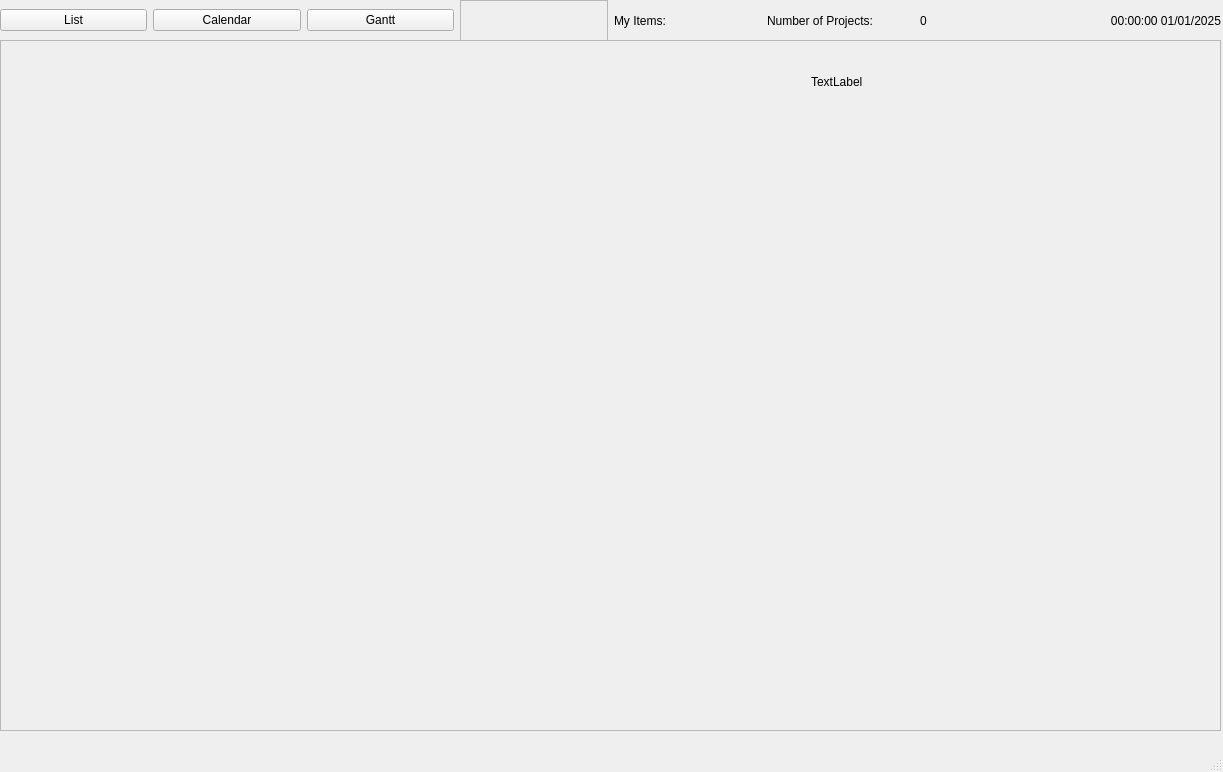
<?xml version="1.0" encoding="UTF-8"?>
<ui version="4.0">
 <class>MainWindow</class>
 <widget class="QMainWindow" name="MainWindow">
  <property name="geometry">
   <rect>
    <x>0</x>
    <y>0</y>
    <width>1223</width>
    <height>772</height>
   </rect>
  </property>
  <property name="windowTitle">
   <string>MainWindow</string>
  </property>
  <widget class="QWidget" name="centralwidget">
   <!-- Top Bar Layout -->
   <widget class="QWidget" name="horizontalLayoutWidget">
    <property name="geometry">
     <rect>
      <x>0</x>
      <y>0</y>
      <width>1221</width>
      <height>41</height>
     </rect>
    </property>
    <layout class="QHBoxLayout" name="horizontalLayout">
     <!-- pushButton_3 renamed to "List" -->
     <item>
      <widget class="QPushButton" name="pushButton_3">
       <property name="text">
        <string>List</string>
       </property>
      </widget>
     </item>

     <!-- REMOVED pushButton_4 (Hạn Chót) -->

     <!-- pushButton renamed to "Calendar" -->
     <item>
      <widget class="QPushButton" name="pushButton">
       <property name="text">
        <string>Calendar</string>
       </property>
      </widget>
     </item>

     <!-- pushButton_2 remains "Gantt" -->
     <item>
      <widget class="QPushButton" name="pushButton_2">
       <property name="text">
        <string>Gantt</string>
       </property>
      </widget>
     </item>

     <!-- Frame for spacing (unchanged) -->
     <item>
      <widget class="QFrame" name="frame">
       <property name="frameShape">
        <enum>QFrame::StyledPanel</enum>
       </property>
       <property name="frameShadow">
        <enum>QFrame::Raised</enum>
       </property>
      </widget>
     </item>

     <!-- label_3 renamed to "My Items:" -->
     <item>
      <widget class="QLabel" name="label_3">
       <property name="text">
        <string>My Items:</string>
       </property>
      </widget>
     </item>

     <!-- label renamed to "Number of Projects:" -->
     <item>
      <widget class="QLabel" name="label">
       <property name="text">
        <string>Number of Projects:</string>
       </property>
      </widget>
     </item>

     <!-- NEW label for project count -->
     <item>
      <widget class="QLabel" name="label_project_count">
       <property name="text">
        <string>0</string>
       </property>
      </widget>
     </item>

     <!-- REMOVED label_2 (Bình luận) -->
     <!-- REMOVED pushButton_5 (Đánh dấu đã đọc tất cả) -->

     <!-- Clock label remains label_clock -->
     <item>
      <widget class="QLabel" name="label_clock">
       <property name="text">
        <string>00:00:00 01/01/2025</string>
       </property>
       <property name="alignment">
        <set>Qt::AlignRight|Qt::AlignVCenter</set>
       </property>
      </widget>
     </item>
    </layout>
   </widget>

   <!-- Main Vertical Layout (ScrollArea) -->
   <widget class="QWidget" name="verticalLayoutWidget">
    <property name="geometry">
     <rect>
      <x>0</x>
      <y>40</y>
      <width>1221</width>
      <height>691</height>
     </rect>
    </property>
    <layout class="QVBoxLayout" name="verticalLayout">
     <item>
      <widget class="QScrollArea" name="scrollArea">
       <property name="widgetResizable">
        <bool>true</bool>
       </property>
       <widget class="QWidget" name="scrollAreaWidgetContents">
        <property name="geometry">
         <rect>
          <x>0</x>
          <y>0</y>
          <width>1217</width>
          <height>687</height>
         </rect>
        </property>
        <widget class="QWidget" name="widget" native="true">
         <property name="geometry">
          <rect>
           <x>10</x>
           <y>10</y>
           <width>1191</width>
           <height>661</height>
          </rect>
         </property>
         <widget class="QWidget" name="verticalLayoutWidget_2">
          <property name="geometry">
           <rect>
            <x>800</x>
            <y>10</y>
            <width>381</width>
            <height>41</height>
           </rect>
          </property>
          <layout class="QVBoxLayout" name="verticalLayout_2">
           <item>
            <widget class="QLabel" name="label_4">
             <property name="text">
              <string>TextLabel</string>
             </property>
            </widget>
           </item>
          </layout>
         </widget>
         <widget class="QWidget" name="verticalLayoutWidget_3">
          <property name="geometry">
           <rect>
            <x>0</x>
            <y>60</y>
            <width>1191</width>
            <height>601</height>
           </rect>
          </property>
          <layout class="QVBoxLayout" name="verticalLayout_3">
           <item>
            <widget class="QWidget" name="widget_2" native="true"/>
           </item>
          </layout>
         </widget>
        </widget>
       </widget>
      </widget>
     </item>
    </layout>
   </widget>
  </widget>

  <widget class="QMenuBar" name="menubar">
   <property name="geometry">
    <rect>
     <x>0</x>
     <y>0</y>
     <width>1223</width>
     <height>26</height>
    </rect>
   </property>
  </widget>

  <widget class="QStatusBar" name="statusbar"/>
 </widget>
 <resources/>
 <connections/>
</ui>
